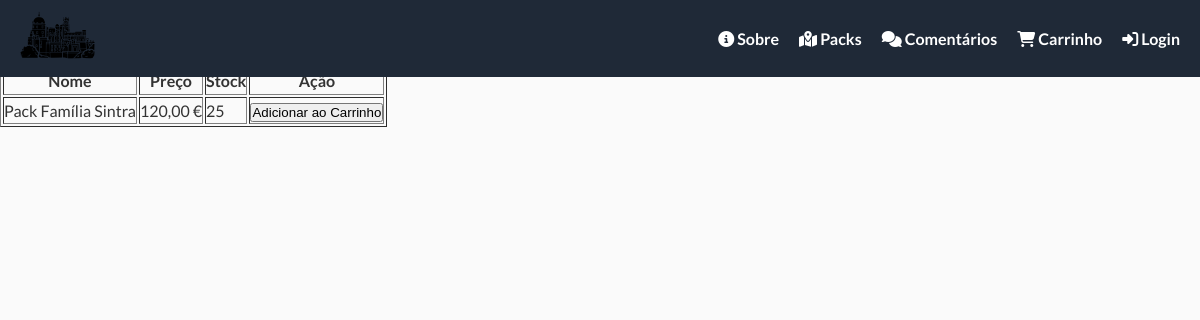
The app's page /produtos.php?categoria=2 with its own data.
### tables this page shows
CREATE TABLE produtos (
    id INT AUTO_INCREMENT PRIMARY KEY,
    nome VARCHAR(100) NOT NULL,
    descricao TEXT,
    preco DECIMAL(10,2) NOT NULL,
    duracao VARCHAR(50),           
    stock INT NOT NULL DEFAULT 50,
    categoria_id INT,
    imagem VARCHAR(255),
    destaque TINYINT(1) DEFAULT 0,  
    FOREIGN KEY (categoria_id) REFERENCES categorias(id)
);

### produtos.php (the view, shortened to what this page needs)
<?php
require_once('includes/ligacao.php');
$categoria_id = (int) $_GET['categoria'];
$res = $conn->query("SELECT * FROM produtos WHERE categoria_id=$categoria_id");
?>
<?php include 'includes/menu.php'; ?>
<h2>Produtos</h2>
<a href="index.php">Voltar</a>
<?php if($res->num_rows == 0): ?>
    <p>Nenhum produto nesta categoria.</p>
<?php else: ?>
<form method="post">
<table border="1">
<tr><th>Nome</th><th>Preço</th><th>Stock</th><th>Ação</th></tr>
<?php while($p = $res->fetch_assoc()): ?>
<tr>
<td><?= htmlspecialchars($p['nome']) ?></td>
<td><?= number_format($p['preco'],2,",",".") ?> €</td>
<td><?= (int)$p['stock'] ?></td>
<td>
<button type="submit" name="add_carrinho">Adicionar ao Carrinho</button>
</td>
</tr>
<?php endwhile; ?>
</table>
</form>
<?php endif; ?>

### includes/css/style.css (style rules this page uses)
:root { --font-heading: 'Playfair Display', serif; --font-body: 'Lato', sans-serif; --color-primary: #1f2937; --color-accent: #fbbf24; --color-text: #333; --color-text-light: #555; --color-white: white; --color-bg: #fafafa; --color-bg-secondary: #e5e7eb; --color-shadow: rgba(0,0,0,0.2); }
* { margin: 0; padding: 0; box-sizing: border-box; scroll-behavior: smooth; }
body { font-family: var(--font-body); line-height: 1.6; color: var(--color-text); background-color: var(--color-bg); }
h1, h2 { font-family: var(--font-heading); }
a { color: var(--color-white); text-decoration: none; }

### records on screen
produtos: nome "Pack Família Sintra", preco "120,00", stock "25"
